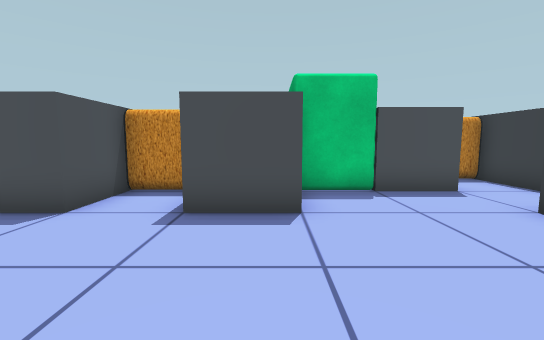
[1] (above)

19 first-person views from a walk through a Unity game level. The camera is 1.2 m above the floor, tilts 6° down and sees 90° across. The floor is counted in squares, 1 m on a side. Each view is taken from the middle of a square. On the plan, view 1 faces up. The plan holds only what a view shows up to about 13 squares ahead; the rest is blank. The place goes on beyond the plan.

[2]
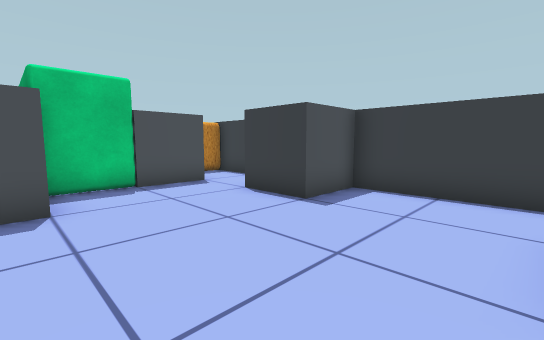

[3]
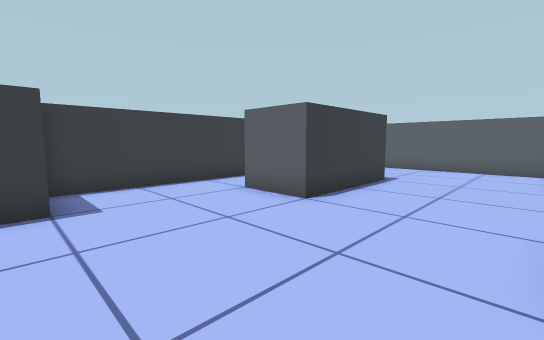

[4]
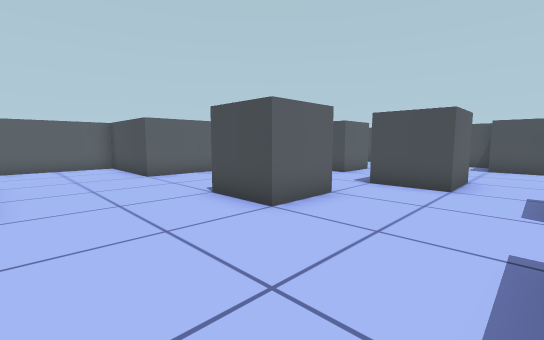

[5]
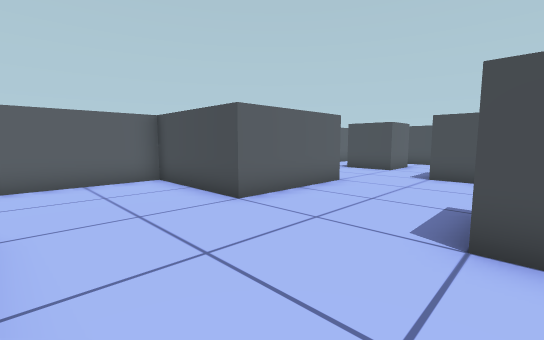

[6]
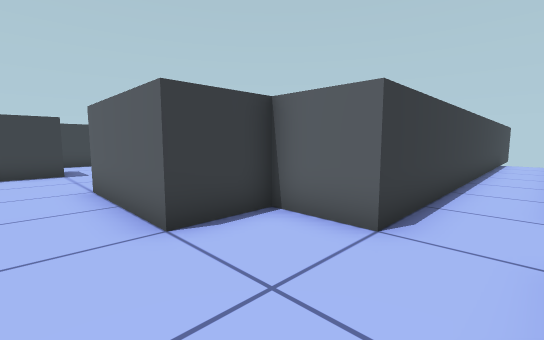

[7]
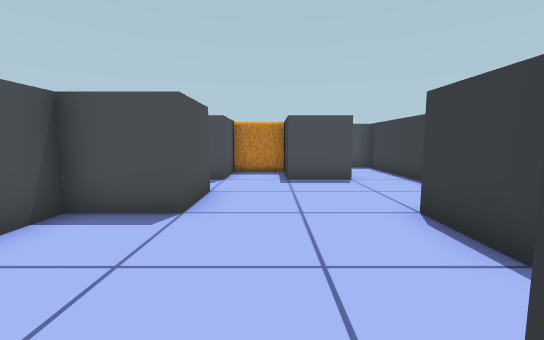

[8]
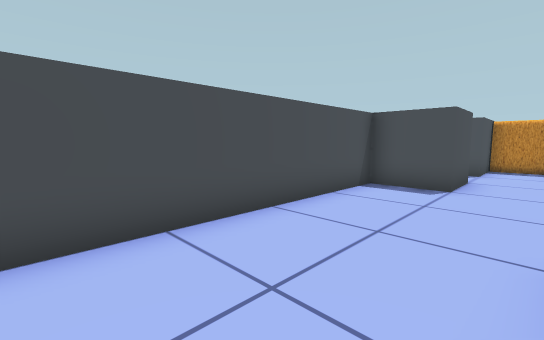

[9]
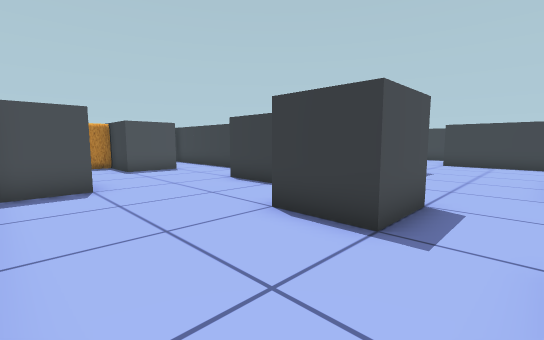

[10]
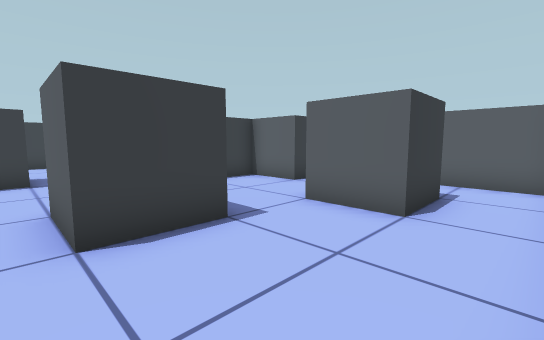

[11]
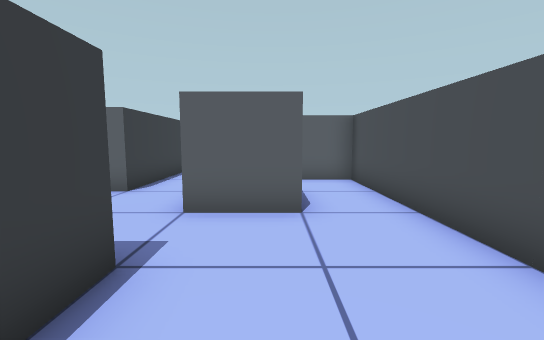

[12]
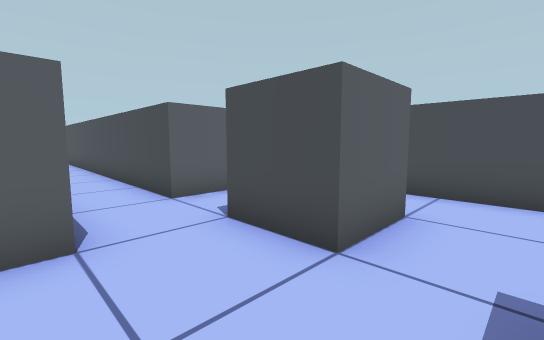

[13]
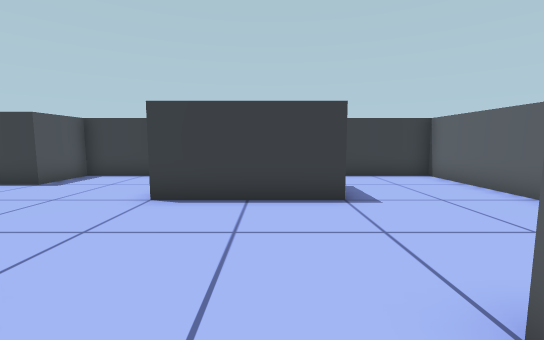

[14]
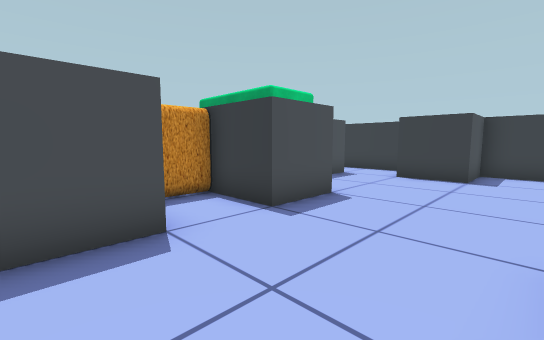

[15]
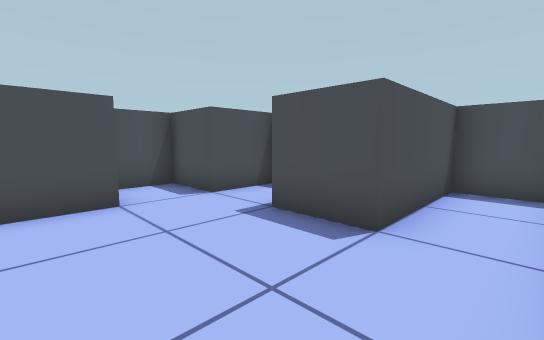

[16]
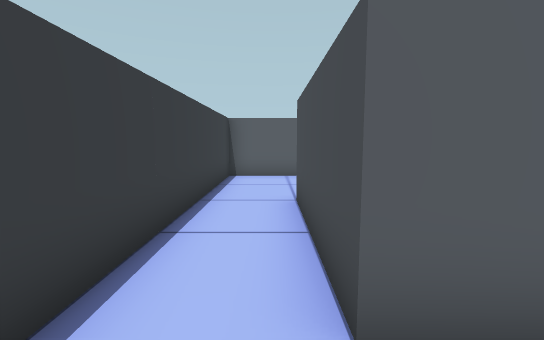

[17]
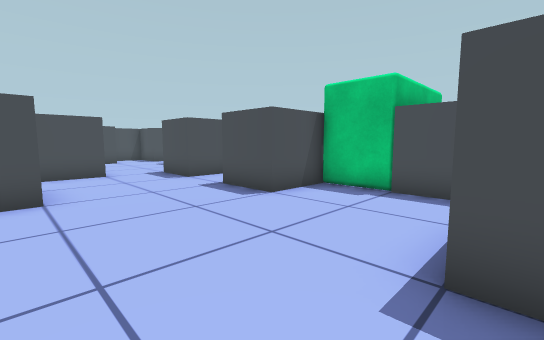

[18]
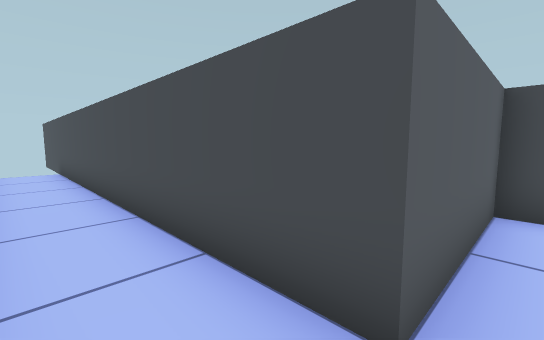

[19]
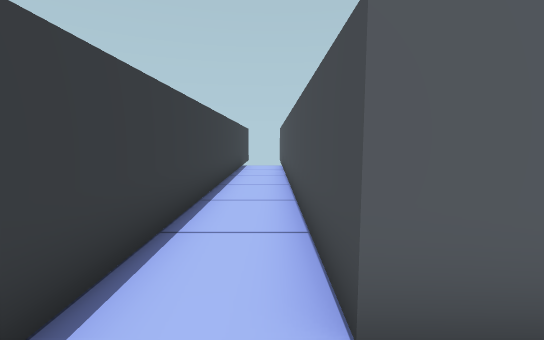

### Floor plan
Points are (right, up) in squares from view 1. A wall is a line through its corners. A room is listed if a view was taken in it or the views show most of it. See-through windows are left out.
Room 1 (views 1, 2, 3, 4, 5, 12, 13, 14, 16, 17, 18, 19)
walls: (-3.5, -1.6) (-3.5, -0.9); (-3.6, 0.5) (-1.5, 0.5) (-1.5, -1.5); (2.5, -5.6) (2.5, -1.5) (4.5, -1.5) (4.5, -5.5); (-7.5, -1.5) (-7.5, -3.5) (-8.5, -3.5); (-5.5, 2.5) (-5.5, 0.5); (-9.5, -5.5) (-9.5, -7.5); (0.5, 6.6) (0.5, 4.5) (-1.5, 4.5) (-1.5, 6.5); (-3.5, 6.5) (-3.5, 4.5) (-4.5, 4.5); (4.6, 6.5) (2.5, 6.5); (6.5, 5.1) (6.5, 8.5); (-11.5, -9.5) (-9.5, -9.5) (-9.5, -22.5); (-7.5, -21) (-7.5, -7.5) (-5.5, -7.5) (-5.5, -5.5) (-1.5, -5.5) (-1.5, -9.5) (6.5, -9.5) (6.5, 2.5) (4.5, 2.5) (4.5, 4.5)
ways out: opening at (-7.5, -0.5) to room 2; opening at (-10.5, -8.5) to room 3
objects: other object (-3, 7) to (-2, 8); other object (1, 7) to (2, 10); other object (5, 9) to (6, 10)
Room 2 (views 6, 7, 8, 9, 10, 11, 15)
walls: (-7.5, 0.5) (-7.5, 2.5) (-5.5, 2.5); (-11.5, 4.6) (-11.5, 2.5) (-13.5, 2.5) (-13.5, -7.5); (-5.5, 5.1) (-5.5, 10.5) (-7.5, 10.5) (-7.5, 6.5) (-9.5, 6.5) (-9.5, 8.5); (-8.5, -3.5) (-9.5, -3.5) (-9.5, -1.5) (-7.5, -1.5); (-4.5, 4.5) (-5.5, 4.5); (-11.5, 8.5) (-11.5, 6.5) (-13.5, 6.5) (-13.5, 5); (-11.5, -7.6) (-11.5, -5.5) (-9.5, -5.5)
ways out: opening at (-7.5, -0.5) to room 1; opening at (-12.5, -6.5) to room 3
objects: other object (-11, 9) to (-10, 10)
Room 3 (no view inside)
walls: (-13.5, -7.5) (-13.5, -9.5) (-11.5, -9.5)
ways out: opening at (-10.5, -8.5) to room 1; opening at (-12.5, -6.5) to room 2

Positions as (right, up) in squares from view 1, and headings:
1: (0, 0), facing up
2: (0, -1), facing up-right
3: (-1, 3), facing down-right
4: (2, 4), facing down-left
5: (2, -1), facing down-left
6: (-9, -4), facing down-right
7: (-10, -2), facing up
8: (-10, -5), facing up-left
9: (-13, -5), facing up-right
10: (-13, -1), facing down-right
11: (-11, -1), facing down
12: (-7, -4), facing down-left
13: (-3, -4), facing right
14: (-5, 1), facing up-right
15: (-6, 3), facing up-left
16: (5, 0), facing down
17: (5, 0), facing up-left
18: (-8, -9), facing down-left
19: (-9, -8), facing down
